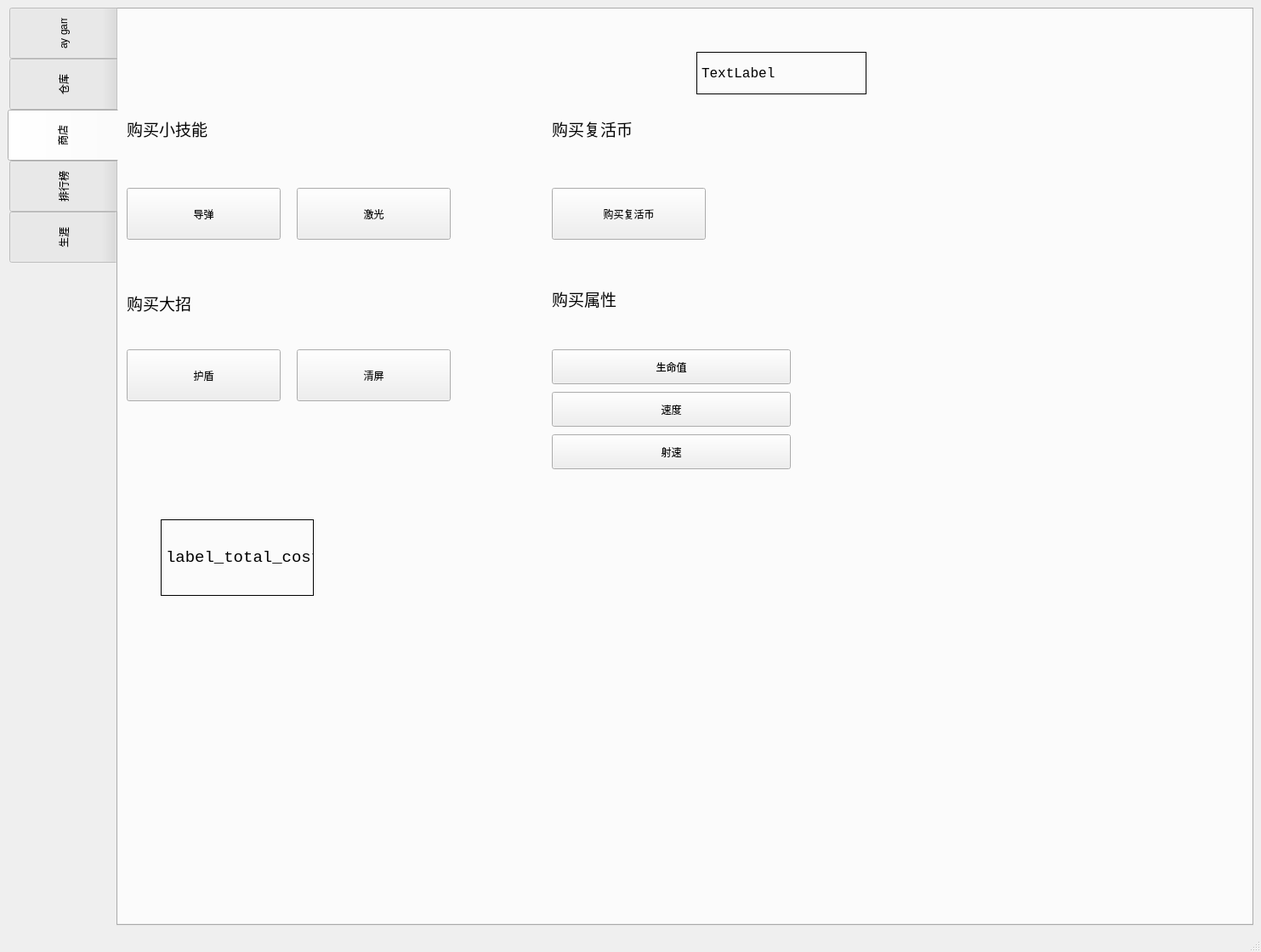
<?xml version="1.0" encoding="UTF-8"?>
<ui version="4.0">
 <class>MainWindow</class>
 <widget class="QMainWindow" name="MainWindow">
  <property name="geometry">
   <rect>
    <x>0</x>
    <y>0</y>
    <width>1483</width>
    <height>1120</height>
   </rect>
  </property>
  <property name="windowTitle">
   <string>MainWindow</string>
  </property>
  <widget class="QWidget" name="centralwidget">
   <layout class="QGridLayout" name="gridLayout_2">
    <item row="1" column="0">
     <widget class="QTabWidget" name="tabWidget">
      <property name="styleSheet">
       <string notr="true">QTabBar::tab{width:130}
QTabBar::tab{height:60}</string>
      </property>
      <property name="tabPosition">
       <enum>QTabWidget::West</enum>
      </property>
      <property name="tabShape">
       <enum>QTabWidget::Rounded</enum>
      </property>
      <property name="currentIndex">
       <number>2</number>
      </property>
      <property name="elideMode">
       <enum>Qt::ElideNone</enum>
      </property>
      <property name="usesScrollButtons">
       <bool>true</bool>
      </property>
      <property name="tabsClosable">
       <bool>false</bool>
      </property>
      <property name="movable">
       <bool>false</bool>
      </property>
      <widget class="QWidget" name="tab_3">
       <attribute name="title">
        <string>play game</string>
       </attribute>
       <widget class="QLabel" name="label">
        <property name="geometry">
         <rect>
          <x>100</x>
          <y>110</y>
          <width>131</width>
          <height>61</height>
         </rect>
        </property>
        <property name="font">
         <font>
          <family>华文新魏</family>
          <pointsize>14</pointsize>
         </font>
        </property>
        <property name="text">
         <string>选择难度</string>
        </property>
       </widget>
       <widget class="QComboBox" name="comboBox_choose_level">
        <property name="geometry">
         <rect>
          <x>280</x>
          <y>120</y>
          <width>161</width>
          <height>41</height>
         </rect>
        </property>
        <property name="font">
         <font>
          <family>Consolas</family>
          <pointsize>14</pointsize>
         </font>
        </property>
        <item>
         <property name="text">
          <string>easy</string>
         </property>
        </item>
        <item>
         <property name="text">
          <string>normal</string>
         </property>
        </item>
        <item>
         <property name="text">
          <string>hard</string>
         </property>
        </item>
        <item>
         <property name="text">
          <string>lunatic</string>
         </property>
        </item>
       </widget>
       <widget class="QPushButton" name="btn_to_mainscene">
        <property name="geometry">
         <rect>
          <x>330</x>
          <y>340</y>
          <width>241</width>
          <height>51</height>
         </rect>
        </property>
        <property name="font">
         <font>
          <family>Consolas</family>
          <pointsize>16</pointsize>
         </font>
        </property>
        <property name="text">
         <string>开始游戏</string>
        </property>
       </widget>
       <widget class="QLabel" name="label_5">
        <property name="geometry">
         <rect>
          <x>100</x>
          <y>230</y>
          <width>131</width>
          <height>61</height>
         </rect>
        </property>
        <property name="font">
         <font>
          <family>华文新魏</family>
          <pointsize>14</pointsize>
         </font>
        </property>
        <property name="text">
         <string>选择模式</string>
        </property>
       </widget>
       <widget class="QComboBox" name="comboBox_choose_model">
        <property name="geometry">
         <rect>
          <x>280</x>
          <y>240</y>
          <width>161</width>
          <height>41</height>
         </rect>
        </property>
        <property name="font">
         <font>
          <family>Consolas</family>
          <pointsize>14</pointsize>
         </font>
        </property>
        <item>
         <property name="text">
          <string>普通模式</string>
         </property>
        </item>
        <item>
         <property name="text">
          <string>无尽模式</string>
         </property>
        </item>
       </widget>
      </widget>
      <widget class="QWidget" name="tab_5">
       <attribute name="title">
        <string>仓库</string>
       </attribute>
       <widget class="QLabel" name="label_has_reborn_coin">
        <property name="geometry">
         <rect>
          <x>30</x>
          <y>70</y>
          <width>311</width>
          <height>41</height>
         </rect>
        </property>
        <property name="font">
         <font>
          <family>Consolas</family>
          <pointsize>12</pointsize>
         </font>
        </property>
        <property name="frameShape">
         <enum>QFrame::Panel</enum>
        </property>
        <property name="text">
         <string>label_has_reborn_coin</string>
        </property>
       </widget>
       <widget class="QLabel" name="label_has_missle">
        <property name="geometry">
         <rect>
          <x>30</x>
          <y>250</y>
          <width>311</width>
          <height>41</height>
         </rect>
        </property>
        <property name="font">
         <font>
          <family>Consolas</family>
          <pointsize>12</pointsize>
         </font>
        </property>
        <property name="frameShape">
         <enum>QFrame::Panel</enum>
        </property>
        <property name="text">
         <string>导弹(已拥有)</string>
        </property>
       </widget>
       <widget class="QLabel" name="label_has_laser">
        <property name="geometry">
         <rect>
          <x>30</x>
          <y>310</y>
          <width>311</width>
          <height>41</height>
         </rect>
        </property>
        <property name="font">
         <font>
          <family>Consolas</family>
          <pointsize>12</pointsize>
         </font>
        </property>
        <property name="frameShape">
         <enum>QFrame::Panel</enum>
        </property>
        <property name="text">
         <string>激光(已拥有)</string>
        </property>
       </widget>
       <widget class="QLabel" name="label_has_shield">
        <property name="geometry">
         <rect>
          <x>30</x>
          <y>370</y>
          <width>311</width>
          <height>41</height>
         </rect>
        </property>
        <property name="font">
         <font>
          <family>Consolas</family>
          <pointsize>12</pointsize>
         </font>
        </property>
        <property name="frameShape">
         <enum>QFrame::Panel</enum>
        </property>
        <property name="text">
         <string>护盾(已拥有)</string>
        </property>
       </widget>
       <widget class="QLabel" name="label_has_screenclear">
        <property name="geometry">
         <rect>
          <x>30</x>
          <y>430</y>
          <width>311</width>
          <height>41</height>
         </rect>
        </property>
        <property name="font">
         <font>
          <family>Consolas</family>
          <pointsize>12</pointsize>
         </font>
        </property>
        <property name="frameShape">
         <enum>QFrame::Panel</enum>
        </property>
        <property name="text">
         <string>清屏(已拥有)</string>
        </property>
       </widget>
       <widget class="QLabel" name="label_has_coins">
        <property name="geometry">
         <rect>
          <x>680</x>
          <y>50</y>
          <width>200</width>
          <height>50</height>
         </rect>
        </property>
        <property name="font">
         <font>
          <family>Consolas</family>
          <pointsize>12</pointsize>
         </font>
        </property>
        <property name="frameShape">
         <enum>QFrame::Panel</enum>
        </property>
        <property name="text">
         <string>label_has_coins</string>
        </property>
       </widget>
       <widget class="QLabel" name="label_has_missle_no">
        <property name="geometry">
         <rect>
          <x>370</x>
          <y>250</y>
          <width>311</width>
          <height>41</height>
         </rect>
        </property>
        <property name="font">
         <font>
          <family>Consolas</family>
          <pointsize>12</pointsize>
         </font>
        </property>
        <property name="frameShape">
         <enum>QFrame::Panel</enum>
        </property>
        <property name="text">
         <string>导弹(未拥有)</string>
        </property>
       </widget>
       <widget class="QLabel" name="label_has_laser_no">
        <property name="geometry">
         <rect>
          <x>370</x>
          <y>310</y>
          <width>311</width>
          <height>41</height>
         </rect>
        </property>
        <property name="font">
         <font>
          <family>Consolas</family>
          <pointsize>12</pointsize>
         </font>
        </property>
        <property name="frameShape">
         <enum>QFrame::Panel</enum>
        </property>
        <property name="text">
         <string>激光(未拥有)</string>
        </property>
       </widget>
       <widget class="QLabel" name="label_has_shield_no">
        <property name="geometry">
         <rect>
          <x>370</x>
          <y>370</y>
          <width>311</width>
          <height>41</height>
         </rect>
        </property>
        <property name="font">
         <font>
          <family>Consolas</family>
          <pointsize>12</pointsize>
         </font>
        </property>
        <property name="frameShape">
         <enum>QFrame::Panel</enum>
        </property>
        <property name="text">
         <string>护盾(未拥有)</string>
        </property>
       </widget>
       <widget class="QLabel" name="label_has_screenclear_no">
        <property name="geometry">
         <rect>
          <x>370</x>
          <y>430</y>
          <width>311</width>
          <height>41</height>
         </rect>
        </property>
        <property name="font">
         <font>
          <family>Consolas</family>
          <pointsize>12</pointsize>
         </font>
        </property>
        <property name="frameShape">
         <enum>QFrame::Panel</enum>
        </property>
        <property name="text">
         <string>清屏(未拥有)</string>
        </property>
       </widget>
       <widget class="QLabel" name="label_skill">
        <property name="geometry">
         <rect>
          <x>30</x>
          <y>170</y>
          <width>311</width>
          <height>41</height>
         </rect>
        </property>
        <property name="font">
         <font>
          <family>Consolas</family>
          <pointsize>12</pointsize>
         </font>
        </property>
        <property name="frameShape">
         <enum>QFrame::Box</enum>
        </property>
        <property name="frameShadow">
         <enum>QFrame::Sunken</enum>
        </property>
        <property name="text">
         <string>技能拥有情况:</string>
        </property>
       </widget>
      </widget>
      <widget class="QWidget" name="tab_store">
       <attribute name="title">
        <string>商店</string>
       </attribute>
       <widget class="QPushButton" name="btn_skill_missle">
        <property name="geometry">
         <rect>
          <x>10</x>
          <y>210</y>
          <width>181</width>
          <height>61</height>
         </rect>
        </property>
        <property name="text">
         <string>导弹</string>
        </property>
       </widget>
       <widget class="QPushButton" name="btn_skill_laser">
        <property name="geometry">
         <rect>
          <x>210</x>
          <y>210</y>
          <width>181</width>
          <height>61</height>
         </rect>
        </property>
        <property name="text">
         <string>激光</string>
        </property>
       </widget>
       <widget class="QPushButton" name="btn_skill_shield">
        <property name="geometry">
         <rect>
          <x>10</x>
          <y>400</y>
          <width>181</width>
          <height>61</height>
         </rect>
        </property>
        <property name="text">
         <string>护盾</string>
        </property>
       </widget>
       <widget class="QPushButton" name="btn_skill_screenclear">
        <property name="geometry">
         <rect>
          <x>210</x>
          <y>400</y>
          <width>181</width>
          <height>61</height>
         </rect>
        </property>
        <property name="text">
         <string>清屏</string>
        </property>
       </widget>
       <widget class="QLabel" name="label_value_of_coins">
        <property name="geometry">
         <rect>
          <x>680</x>
          <y>50</y>
          <width>200</width>
          <height>50</height>
         </rect>
        </property>
        <property name="font">
         <font>
          <family>Consolas</family>
          <pointsize>12</pointsize>
         </font>
        </property>
        <property name="frameShape">
         <enum>QFrame::Panel</enum>
        </property>
        <property name="frameShadow">
         <enum>QFrame::Plain</enum>
        </property>
        <property name="text">
         <string>TextLabel</string>
        </property>
       </widget>
       <widget class="QLabel" name="label_2">
        <property name="geometry">
         <rect>
          <x>10</x>
          <y>120</y>
          <width>281</width>
          <height>41</height>
         </rect>
        </property>
        <property name="font">
         <font>
          <family>Consolas</family>
          <pointsize>14</pointsize>
         </font>
        </property>
        <property name="text">
         <string>购买小技能</string>
        </property>
       </widget>
       <widget class="QLabel" name="label_3">
        <property name="geometry">
         <rect>
          <x>10</x>
          <y>320</y>
          <width>171</width>
          <height>51</height>
         </rect>
        </property>
        <property name="font">
         <font>
          <family>Consolas</family>
          <pointsize>14</pointsize>
         </font>
        </property>
        <property name="text">
         <string>购买大招</string>
        </property>
       </widget>
       <widget class="QPushButton" name="btn_reborn_coin">
        <property name="geometry">
         <rect>
          <x>510</x>
          <y>210</y>
          <width>181</width>
          <height>61</height>
         </rect>
        </property>
        <property name="text">
         <string>购买复活币</string>
        </property>
       </widget>
       <widget class="QLabel" name="label_4">
        <property name="geometry">
         <rect>
          <x>510</x>
          <y>120</y>
          <width>281</width>
          <height>41</height>
         </rect>
        </property>
        <property name="font">
         <font>
          <family>Consolas</family>
          <pointsize>14</pointsize>
         </font>
        </property>
        <property name="text">
         <string>购买复活币</string>
        </property>
       </widget>
       <widget class="QLabel" name="label_14">
        <property name="geometry">
         <rect>
          <x>510</x>
          <y>320</y>
          <width>281</width>
          <height>41</height>
         </rect>
        </property>
        <property name="font">
         <font>
          <family>Consolas</family>
          <pointsize>14</pointsize>
         </font>
        </property>
        <property name="text">
         <string>购买属性</string>
        </property>
       </widget>
       <widget class="QPushButton" name="btn_health">
        <property name="geometry">
         <rect>
          <x>510</x>
          <y>400</y>
          <width>281</width>
          <height>41</height>
         </rect>
        </property>
        <property name="text">
         <string>生命值</string>
        </property>
       </widget>
       <widget class="QPushButton" name="btn_speed">
        <property name="geometry">
         <rect>
          <x>510</x>
          <y>450</y>
          <width>281</width>
          <height>41</height>
         </rect>
        </property>
        <property name="text">
         <string>速度</string>
        </property>
       </widget>
       <widget class="QPushButton" name="btn_bulletinterval">
        <property name="geometry">
         <rect>
          <x>510</x>
          <y>500</y>
          <width>281</width>
          <height>41</height>
         </rect>
        </property>
        <property name="text">
         <string>射速</string>
        </property>
       </widget>
       <widget class="QLabel" name="label_total_cost">
        <property name="geometry">
         <rect>
          <x>50</x>
          <y>600</y>
          <width>180</width>
          <height>90</height>
         </rect>
        </property>
        <property name="font">
         <font>
          <family>Consolas</family>
          <pointsize>14</pointsize>
         </font>
        </property>
        <property name="frameShape">
         <enum>QFrame::Panel</enum>
        </property>
        <property name="text">
         <string>label_total_cost</string>
        </property>
       </widget>
      </widget>
      <widget class="QWidget" name="tab">
       <attribute name="title">
        <string>排行榜</string>
       </attribute>
       <layout class="QGridLayout" name="gridLayout_3">
        <item row="0" column="0">
         <widget class="QTabWidget" name="tabWidget_2">
          <property name="currentIndex">
           <number>0</number>
          </property>
          <widget class="QWidget" name="tab_6">
           <attribute name="title">
            <string>普通模式</string>
           </attribute>
           <widget class="QLabel" name="label_common_3">
            <property name="geometry">
             <rect>
              <x>90</x>
              <y>190</y>
              <width>591</width>
              <height>41</height>
             </rect>
            </property>
            <property name="font">
             <font>
              <family>Consolas</family>
              <pointsize>12</pointsize>
             </font>
            </property>
            <property name="frameShape">
             <enum>QFrame::Panel</enum>
            </property>
            <property name="text">
             <string>label_has_reborn_coin</string>
            </property>
           </widget>
           <widget class="QLabel" name="label_common_2">
            <property name="geometry">
             <rect>
              <x>90</x>
              <y>140</y>
              <width>591</width>
              <height>41</height>
             </rect>
            </property>
            <property name="font">
             <font>
              <family>Consolas</family>
              <pointsize>12</pointsize>
             </font>
            </property>
            <property name="frameShape">
             <enum>QFrame::Panel</enum>
            </property>
            <property name="text">
             <string>label_has_reborn_coin</string>
            </property>
           </widget>
           <widget class="QLabel" name="label_common_1">
            <property name="geometry">
             <rect>
              <x>90</x>
              <y>90</y>
              <width>591</width>
              <height>41</height>
             </rect>
            </property>
            <property name="font">
             <font>
              <family>Consolas</family>
              <pointsize>12</pointsize>
             </font>
            </property>
            <property name="frameShape">
             <enum>QFrame::Panel</enum>
            </property>
            <property name="text">
             <string>label_has_reborn_coin</string>
            </property>
           </widget>
           <widget class="QLabel" name="label_common_0">
            <property name="geometry">
             <rect>
              <x>90</x>
              <y>40</y>
              <width>591</width>
              <height>41</height>
             </rect>
            </property>
            <property name="font">
             <font>
              <family>Consolas</family>
              <pointsize>12</pointsize>
             </font>
            </property>
            <property name="frameShape">
             <enum>QFrame::Panel</enum>
            </property>
            <property name="text">
             <string>label_has_reborn_coin</string>
            </property>
           </widget>
           <widget class="QLabel" name="label_common_4">
            <property name="geometry">
             <rect>
              <x>90</x>
              <y>240</y>
              <width>591</width>
              <height>41</height>
             </rect>
            </property>
            <property name="font">
             <font>
              <family>Consolas</family>
              <pointsize>12</pointsize>
             </font>
            </property>
            <property name="frameShape">
             <enum>QFrame::Panel</enum>
            </property>
            <property name="text">
             <string>label_has_reborn_coin</string>
            </property>
           </widget>
           <widget class="QLabel" name="label_common_6">
            <property name="geometry">
             <rect>
              <x>90</x>
              <y>340</y>
              <width>591</width>
              <height>41</height>
             </rect>
            </property>
            <property name="font">
             <font>
              <family>Consolas</family>
              <pointsize>12</pointsize>
             </font>
            </property>
            <property name="frameShape">
             <enum>QFrame::Panel</enum>
            </property>
            <property name="text">
             <string>label_has_reborn_coin</string>
            </property>
           </widget>
           <widget class="QLabel" name="label_common_8">
            <property name="geometry">
             <rect>
              <x>90</x>
              <y>440</y>
              <width>591</width>
              <height>41</height>
             </rect>
            </property>
            <property name="font">
             <font>
              <family>Consolas</family>
              <pointsize>12</pointsize>
             </font>
            </property>
            <property name="frameShape">
             <enum>QFrame::Panel</enum>
            </property>
            <property name="text">
             <string>label_has_reborn_coin</string>
            </property>
           </widget>
           <widget class="QLabel" name="label_common_5">
            <property name="geometry">
             <rect>
              <x>90</x>
              <y>290</y>
              <width>591</width>
              <height>41</height>
             </rect>
            </property>
            <property name="font">
             <font>
              <family>Consolas</family>
              <pointsize>12</pointsize>
             </font>
            </property>
            <property name="frameShape">
             <enum>QFrame::Panel</enum>
            </property>
            <property name="text">
             <string>label_has_reborn_coin</string>
            </property>
           </widget>
           <widget class="QLabel" name="label_common_7">
            <property name="geometry">
             <rect>
              <x>90</x>
              <y>390</y>
              <width>591</width>
              <height>41</height>
             </rect>
            </property>
            <property name="font">
             <font>
              <family>Consolas</family>
              <pointsize>12</pointsize>
             </font>
            </property>
            <property name="frameShape">
             <enum>QFrame::Panel</enum>
            </property>
            <property name="text">
             <string>label_has_reborn_coin</string>
            </property>
           </widget>
           <widget class="QLabel" name="label_common_9">
            <property name="geometry">
             <rect>
              <x>90</x>
              <y>490</y>
              <width>591</width>
              <height>41</height>
             </rect>
            </property>
            <property name="font">
             <font>
              <family>Consolas</family>
              <pointsize>12</pointsize>
             </font>
            </property>
            <property name="frameShape">
             <enum>QFrame::Panel</enum>
            </property>
            <property name="text">
             <string>label_has_reborn_coin</string>
            </property>
           </widget>
          </widget>
          <widget class="QWidget" name="tab_7">
           <attribute name="title">
            <string>无尽模式</string>
           </attribute>
           <widget class="QLabel" name="label_endless_3">
            <property name="geometry">
             <rect>
              <x>90</x>
              <y>190</y>
              <width>591</width>
              <height>41</height>
             </rect>
            </property>
            <property name="font">
             <font>
              <family>Consolas</family>
              <pointsize>12</pointsize>
             </font>
            </property>
            <property name="frameShape">
             <enum>QFrame::Panel</enum>
            </property>
            <property name="text">
             <string>label_has_reborn_coin</string>
            </property>
           </widget>
           <widget class="QLabel" name="label_endless_4">
            <property name="geometry">
             <rect>
              <x>90</x>
              <y>240</y>
              <width>591</width>
              <height>41</height>
             </rect>
            </property>
            <property name="font">
             <font>
              <family>Consolas</family>
              <pointsize>12</pointsize>
             </font>
            </property>
            <property name="frameShape">
             <enum>QFrame::Panel</enum>
            </property>
            <property name="text">
             <string>label_has_reborn_coin</string>
            </property>
           </widget>
           <widget class="QLabel" name="label_endless_0">
            <property name="geometry">
             <rect>
              <x>90</x>
              <y>40</y>
              <width>591</width>
              <height>41</height>
             </rect>
            </property>
            <property name="font">
             <font>
              <family>Consolas</family>
              <pointsize>12</pointsize>
             </font>
            </property>
            <property name="frameShape">
             <enum>QFrame::Panel</enum>
            </property>
            <property name="text">
             <string>label_has_reborn_coin</string>
            </property>
           </widget>
           <widget class="QLabel" name="label_endless_1">
            <property name="geometry">
             <rect>
              <x>90</x>
              <y>90</y>
              <width>591</width>
              <height>41</height>
             </rect>
            </property>
            <property name="font">
             <font>
              <family>Consolas</family>
              <pointsize>12</pointsize>
             </font>
            </property>
            <property name="frameShape">
             <enum>QFrame::Panel</enum>
            </property>
            <property name="text">
             <string>label_has_reborn_coin</string>
            </property>
           </widget>
           <widget class="QLabel" name="label_endless_2">
            <property name="geometry">
             <rect>
              <x>90</x>
              <y>140</y>
              <width>591</width>
              <height>41</height>
             </rect>
            </property>
            <property name="font">
             <font>
              <family>Consolas</family>
              <pointsize>12</pointsize>
             </font>
            </property>
            <property name="frameShape">
             <enum>QFrame::Panel</enum>
            </property>
            <property name="text">
             <string>label_has_reborn_coin</string>
            </property>
           </widget>
           <widget class="QLabel" name="label_endless_9">
            <property name="geometry">
             <rect>
              <x>90</x>
              <y>490</y>
              <width>591</width>
              <height>41</height>
             </rect>
            </property>
            <property name="font">
             <font>
              <family>Consolas</family>
              <pointsize>12</pointsize>
             </font>
            </property>
            <property name="frameShape">
             <enum>QFrame::Panel</enum>
            </property>
            <property name="text">
             <string>label_has_reborn_coin</string>
            </property>
           </widget>
           <widget class="QLabel" name="label_endless_5">
            <property name="geometry">
             <rect>
              <x>90</x>
              <y>290</y>
              <width>591</width>
              <height>41</height>
             </rect>
            </property>
            <property name="font">
             <font>
              <family>Consolas</family>
              <pointsize>12</pointsize>
             </font>
            </property>
            <property name="frameShape">
             <enum>QFrame::Panel</enum>
            </property>
            <property name="text">
             <string>label_has_reborn_coin</string>
            </property>
           </widget>
           <widget class="QLabel" name="label_endless_6">
            <property name="geometry">
             <rect>
              <x>90</x>
              <y>340</y>
              <width>591</width>
              <height>41</height>
             </rect>
            </property>
            <property name="font">
             <font>
              <family>Consolas</family>
              <pointsize>12</pointsize>
             </font>
            </property>
            <property name="frameShape">
             <enum>QFrame::Panel</enum>
            </property>
            <property name="text">
             <string>label_has_reborn_coin</string>
            </property>
           </widget>
           <widget class="QLabel" name="label_endless_8">
            <property name="geometry">
             <rect>
              <x>90</x>
              <y>440</y>
              <width>591</width>
              <height>41</height>
             </rect>
            </property>
            <property name="font">
             <font>
              <family>Consolas</family>
              <pointsize>12</pointsize>
             </font>
            </property>
            <property name="frameShape">
             <enum>QFrame::Panel</enum>
            </property>
            <property name="text">
             <string>label_has_reborn_coin</string>
            </property>
           </widget>
           <widget class="QLabel" name="label_endless_7">
            <property name="geometry">
             <rect>
              <x>90</x>
              <y>390</y>
              <width>591</width>
              <height>41</height>
             </rect>
            </property>
            <property name="font">
             <font>
              <family>Consolas</family>
              <pointsize>12</pointsize>
             </font>
            </property>
            <property name="frameShape">
             <enum>QFrame::Panel</enum>
            </property>
            <property name="text">
             <string>label_has_reborn_coin</string>
            </property>
           </widget>
          </widget>
         </widget>
        </item>
       </layout>
      </widget>
      <widget class="QWidget" name="tab_4">
       <attribute name="title">
        <string>生涯</string>
       </attribute>
       <widget class="QLabel" name="label_destorycommonenemy">
        <property name="geometry">
         <rect>
          <x>20</x>
          <y>110</y>
          <width>231</width>
          <height>36</height>
         </rect>
        </property>
        <property name="font">
         <font>
          <family>Consolas</family>
          <pointsize>12</pointsize>
         </font>
        </property>
        <property name="frameShape">
         <enum>QFrame::Panel</enum>
        </property>
        <property name="text">
         <string>label_destorycommonenemy</string>
        </property>
       </widget>
       <widget class="QLabel" name="label_destoryshootenemy">
        <property name="geometry">
         <rect>
          <x>20</x>
          <y>150</y>
          <width>231</width>
          <height>36</height>
         </rect>
        </property>
        <property name="font">
         <font>
          <family>Consolas</family>
          <pointsize>12</pointsize>
         </font>
        </property>
        <property name="frameShape">
         <enum>QFrame::Panel</enum>
        </property>
        <property name="text">
         <string>label_destoryshootenemy</string>
        </property>
       </widget>
       <widget class="QLabel" name="label_destoryspeedenemy">
        <property name="geometry">
         <rect>
          <x>20</x>
          <y>190</y>
          <width>231</width>
          <height>36</height>
         </rect>
        </property>
        <property name="font">
         <font>
          <family>Consolas</family>
          <pointsize>12</pointsize>
         </font>
        </property>
        <property name="frameShape">
         <enum>QFrame::Panel</enum>
        </property>
        <property name="text">
         <string>label_destoryspeedenemy</string>
        </property>
       </widget>
       <widget class="QLabel" name="label_crashtime">
        <property name="geometry">
         <rect>
          <x>410</x>
          <y>40</y>
          <width>241</width>
          <height>36</height>
         </rect>
        </property>
        <property name="font">
         <font>
          <family>Consolas</family>
          <pointsize>12</pointsize>
         </font>
        </property>
        <property name="frameShape">
         <enum>QFrame::Panel</enum>
        </property>
        <property name="text">
         <string>label_crashtime</string>
        </property>
       </widget>
       <widget class="QLabel" name="label_beshottime">
        <property name="geometry">
         <rect>
          <x>410</x>
          <y>90</y>
          <width>241</width>
          <height>36</height>
         </rect>
        </property>
        <property name="font">
         <font>
          <family>Consolas</family>
          <pointsize>12</pointsize>
         </font>
        </property>
        <property name="frameShape">
         <enum>QFrame::Panel</enum>
        </property>
        <property name="text">
         <string>label_beshottime</string>
        </property>
       </widget>
       <widget class="QLabel" name="label_6">
        <property name="geometry">
         <rect>
          <x>30</x>
          <y>90</y>
          <width>101</width>
          <height>16</height>
         </rect>
        </property>
        <property name="text">
         <string>击毁敌机数</string>
        </property>
       </widget>
       <widget class="QLabel" name="label_7">
        <property name="geometry">
         <rect>
          <x>10</x>
          <y>90</y>
          <width>251</width>
          <height>141</height>
         </rect>
        </property>
        <property name="frameShape">
         <enum>QFrame::Panel</enum>
        </property>
        <property name="text">
         <string/>
        </property>
       </widget>
       <widget class="QLabel" name="label_destoryedbycommonenemy">
        <property name="geometry">
         <rect>
          <x>20</x>
          <y>310</y>
          <width>231</width>
          <height>36</height>
         </rect>
        </property>
        <property name="font">
         <font>
          <family>Consolas</family>
          <pointsize>12</pointsize>
         </font>
        </property>
        <property name="frameShape">
         <enum>QFrame::Panel</enum>
        </property>
        <property name="text">
         <string>label_destoryedbycommonenemy</string>
        </property>
       </widget>
       <widget class="QLabel" name="label_lasertime">
        <property name="geometry">
         <rect>
          <x>410</x>
          <y>250</y>
          <width>241</width>
          <height>36</height>
         </rect>
        </property>
        <property name="font">
         <font>
          <family>Consolas</family>
          <pointsize>12</pointsize>
         </font>
        </property>
        <property name="frameShape">
         <enum>QFrame::Panel</enum>
        </property>
        <property name="text">
         <string>label_lasertime</string>
        </property>
       </widget>
       <widget class="QLabel" name="label_destroyedbyshootenemy">
        <property name="geometry">
         <rect>
          <x>20</x>
          <y>350</y>
          <width>231</width>
          <height>36</height>
         </rect>
        </property>
        <property name="font">
         <font>
          <family>Consolas</family>
          <pointsize>12</pointsize>
         </font>
        </property>
        <property name="frameShape">
         <enum>QFrame::Panel</enum>
        </property>
        <property name="text">
         <string>label_destroyedbyshootenemy</string>
        </property>
       </widget>
       <widget class="QLabel" name="label_destroyedbyspeedenemy">
        <property name="geometry">
         <rect>
          <x>20</x>
          <y>390</y>
          <width>231</width>
          <height>36</height>
         </rect>
        </property>
        <property name="font">
         <font>
          <family>Consolas</family>
          <pointsize>12</pointsize>
         </font>
        </property>
        <property name="frameShape">
         <enum>QFrame::Panel</enum>
        </property>
        <property name="text">
         <string>label_destroyedbyspeedenemy</string>
        </property>
       </widget>
       <widget class="QLabel" name="label_missletime">
        <property name="geometry">
         <rect>
          <x>410</x>
          <y>300</y>
          <width>241</width>
          <height>36</height>
         </rect>
        </property>
        <property name="font">
         <font>
          <family>Consolas</family>
          <pointsize>12</pointsize>
         </font>
        </property>
        <property name="frameShape">
         <enum>QFrame::Panel</enum>
        </property>
        <property name="text">
         <string>label_missletime</string>
        </property>
       </widget>
       <widget class="QLabel" name="label_shieldtime">
        <property name="geometry">
         <rect>
          <x>410</x>
          <y>350</y>
          <width>241</width>
          <height>36</height>
         </rect>
        </property>
        <property name="font">
         <font>
          <family>Consolas</family>
          <pointsize>12</pointsize>
         </font>
        </property>
        <property name="frameShape">
         <enum>QFrame::Panel</enum>
        </property>
        <property name="text">
         <string>label_shieldtime</string>
        </property>
       </widget>
       <widget class="QLabel" name="label_myplaneshoottime">
        <property name="geometry">
         <rect>
          <x>20</x>
          <y>480</y>
          <width>241</width>
          <height>36</height>
         </rect>
        </property>
        <property name="font">
         <font>
          <family>Consolas</family>
          <pointsize>12</pointsize>
         </font>
        </property>
        <property name="frameShape">
         <enum>QFrame::Panel</enum>
        </property>
        <property name="text">
         <string>label_myplaneshoottime</string>
        </property>
       </widget>
       <widget class="QLabel" name="label_cure">
        <property name="geometry">
         <rect>
          <x>20</x>
          <y>580</y>
          <width>241</width>
          <height>36</height>
         </rect>
        </property>
        <property name="font">
         <font>
          <family>Consolas</family>
          <pointsize>12</pointsize>
         </font>
        </property>
        <property name="frameShape">
         <enum>QFrame::Panel</enum>
        </property>
        <property name="text">
         <string>label_cure</string>
        </property>
       </widget>
       <widget class="QLabel" name="label_injury">
        <property name="geometry">
         <rect>
          <x>20</x>
          <y>530</y>
          <width>241</width>
          <height>36</height>
         </rect>
        </property>
        <property name="font">
         <font>
          <family>Consolas</family>
          <pointsize>12</pointsize>
         </font>
        </property>
        <property name="frameShape">
         <enum>QFrame::Panel</enum>
        </property>
        <property name="text">
         <string>label_injury</string>
        </property>
       </widget>
       <widget class="QLabel" name="label_destroyedbyboss">
        <property name="geometry">
         <rect>
          <x>410</x>
          <y>560</y>
          <width>241</width>
          <height>36</height>
         </rect>
        </property>
        <property name="font">
         <font>
          <family>Consolas</family>
          <pointsize>12</pointsize>
         </font>
        </property>
        <property name="frameShape">
         <enum>QFrame::Panel</enum>
        </property>
        <property name="text">
         <string>label_destroyedbyboss</string>
        </property>
       </widget>
       <widget class="QLabel" name="label_destoryboss">
        <property name="geometry">
         <rect>
          <x>410</x>
          <y>520</y>
          <width>241</width>
          <height>36</height>
         </rect>
        </property>
        <property name="font">
         <font>
          <family>Consolas</family>
          <pointsize>12</pointsize>
         </font>
        </property>
        <property name="frameShape">
         <enum>QFrame::Panel</enum>
        </property>
        <property name="text">
         <string>label_destoryboss</string>
        </property>
       </widget>
       <widget class="QLabel" name="label_damageboss">
        <property name="geometry">
         <rect>
          <x>410</x>
          <y>480</y>
          <width>241</width>
          <height>36</height>
         </rect>
        </property>
        <property name="font">
         <font>
          <family>Consolas</family>
          <pointsize>12</pointsize>
         </font>
        </property>
        <property name="frameShape">
         <enum>QFrame::Panel</enum>
        </property>
        <property name="text">
         <string>label_damageboss</string>
        </property>
       </widget>
       <widget class="QLabel" name="label_screencleartime">
        <property name="geometry">
         <rect>
          <x>410</x>
          <y>200</y>
          <width>241</width>
          <height>36</height>
         </rect>
        </property>
        <property name="font">
         <font>
          <family>Consolas</family>
          <pointsize>12</pointsize>
         </font>
        </property>
        <property name="frameShape">
         <enum>QFrame::Panel</enum>
        </property>
        <property name="text">
         <string>label_screencleartime</string>
        </property>
       </widget>
       <widget class="QLabel" name="label_8">
        <property name="geometry">
         <rect>
          <x>20</x>
          <y>290</y>
          <width>131</width>
          <height>21</height>
         </rect>
        </property>
        <property name="text">
         <string>主机被击毁</string>
        </property>
       </widget>
       <widget class="QLabel" name="label_9">
        <property name="geometry">
         <rect>
          <x>10</x>
          <y>290</y>
          <width>251</width>
          <height>141</height>
         </rect>
        </property>
        <property name="frameShape">
         <enum>QFrame::Panel</enum>
        </property>
        <property name="text">
         <string/>
        </property>
       </widget>
       <widget class="QLabel" name="label_10">
        <property name="geometry">
         <rect>
          <x>410</x>
          <y>450</y>
          <width>71</width>
          <height>21</height>
         </rect>
        </property>
        <property name="font">
         <font>
          <family>Consolas</family>
         </font>
        </property>
        <property name="text">
         <string>BOSS</string>
        </property>
       </widget>
       <widget class="QLabel" name="label_11">
        <property name="geometry">
         <rect>
          <x>400</x>
          <y>450</y>
          <width>261</width>
          <height>151</height>
         </rect>
        </property>
        <property name="frameShape">
         <enum>QFrame::Panel</enum>
        </property>
        <property name="text">
         <string/>
        </property>
       </widget>
       <widget class="QLabel" name="label_12">
        <property name="geometry">
         <rect>
          <x>410</x>
          <y>180</y>
          <width>61</width>
          <height>21</height>
         </rect>
        </property>
        <property name="text">
         <string>技能使用</string>
        </property>
       </widget>
       <widget class="QLabel" name="label_13">
        <property name="geometry">
         <rect>
          <x>400</x>
          <y>180</y>
          <width>261</width>
          <height>211</height>
         </rect>
        </property>
        <property name="frameShape">
         <enum>QFrame::Panel</enum>
        </property>
        <property name="text">
         <string/>
        </property>
       </widget>
       <widget class="QLabel" name="label_score">
        <property name="geometry">
         <rect>
          <x>10</x>
          <y>20</y>
          <width>251</width>
          <height>36</height>
         </rect>
        </property>
        <property name="font">
         <font>
          <family>Consolas</family>
          <pointsize>12</pointsize>
         </font>
        </property>
        <property name="frameShape">
         <enum>QFrame::Panel</enum>
        </property>
        <property name="text">
         <string>label_score</string>
        </property>
       </widget>
      </widget>
     </widget>
    </item>
   </layout>
  </widget>
  <widget class="QMenuBar" name="menubar">
   <property name="geometry">
    <rect>
     <x>0</x>
     <y>0</y>
     <width>1483</width>
     <height>22</height>
    </rect>
   </property>
  </widget>
  <widget class="QStatusBar" name="statusbar"/>
 </widget>
 <resources/>
 <connections/>
</ui>
